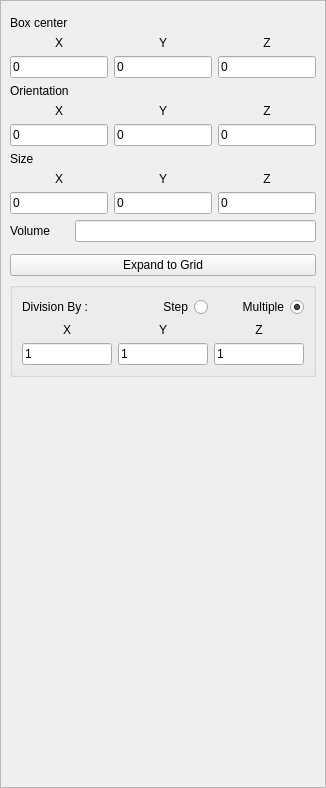
<?xml version="1.0" encoding="UTF-8"?>
<ui version="4.0">
 <class>PropertyBox</class>
 <widget class="QWidget" name="PropertyBox">
  <property name="geometry">
   <rect>
    <x>0</x>
    <y>0</y>
    <width>326</width>
    <height>788</height>
   </rect>
  </property>
  <property name="sizePolicy">
   <sizepolicy hsizetype="Preferred" vsizetype="Preferred">
    <horstretch>0</horstretch>
    <verstretch>0</verstretch>
   </sizepolicy>
  </property>
  <property name="maximumSize">
   <size>
    <width>600</width>
    <height>16777215</height>
   </size>
  </property>
  <property name="windowTitle">
   <string>Box properties</string>
  </property>
  <layout class="QGridLayout" name="gridLayout_5">
   <property name="leftMargin">
    <number>0</number>
   </property>
   <property name="topMargin">
    <number>0</number>
   </property>
   <property name="rightMargin">
    <number>0</number>
   </property>
   <property name="bottomMargin">
    <number>0</number>
   </property>
   <item row="0" column="0">
    <widget class="QScrollArea" name="scrollArea">
     <property name="horizontalScrollBarPolicy">
      <enum>Qt::ScrollBarAsNeeded</enum>
     </property>
     <property name="widgetResizable">
      <bool>true</bool>
     </property>
     <widget class="QWidget" name="scrollAreaWidgetContents">
      <property name="geometry">
       <rect>
        <x>0</x>
        <y>0</y>
        <width>324</width>
        <height>786</height>
       </rect>
      </property>
      <layout class="QGridLayout" name="gridLayout_4">
       <item row="11" column="0" colspan="3">
        <widget class="QPushButton" name="boxExpand">
         <property name="toolTip">
          <string>This feature divides a box into a grid. Use this if you want to split your scan export into smaller files.</string>
         </property>
         <property name="text">
          <string>Expand to Grid</string>
         </property>
         <property name="checkable">
          <bool>true</bool>
         </property>
        </widget>
       </item>
       <item row="4" column="0">
        <widget class="QLabel" name="OrientationLabel">
         <property name="text">
          <string>Orientation</string>
         </property>
        </widget>
       </item>
       <item row="1" column="0" colspan="3">
        <widget class="GenericPropertiesHead" name="genericPropsHeadWidget" native="true"/>
       </item>
       <item row="8" column="1" colspan="2">
        <widget class="QDoubleEdit" name="volumeLineEdit">
         <property name="enabled">
          <bool>true</bool>
         </property>
         <property name="readOnly">
          <bool>true</bool>
         </property>
        </widget>
       </item>
       <item row="5" column="0" colspan="3">
        <layout class="QHBoxLayout" name="SizeLayout_3">
         <item>
          <layout class="QVBoxLayout" name="XLayout_3">
           <item>
            <widget class="QLabel" name="XCenterLabel_2">
             <property name="text">
              <string>X</string>
             </property>
             <property name="alignment">
              <set>Qt::AlignCenter</set>
             </property>
            </widget>
           </item>
           <item>
            <widget class="QDoubleEdit" name="XOrientationInfield">
             <property name="enabled">
              <bool>true</bool>
             </property>
             <property name="inputMethodHints">
              <set>Qt::ImhNone</set>
             </property>
             <property name="inputMask">
              <string/>
             </property>
             <property name="text">
              <string>0</string>
             </property>
             <property name="frame">
              <bool>true</bool>
             </property>
             <property name="readOnly">
              <bool>false</bool>
             </property>
            </widget>
           </item>
          </layout>
         </item>
         <item>
          <layout class="QVBoxLayout" name="YLayout_3">
           <item>
            <widget class="QLabel" name="YCenterLabel_2">
             <property name="text">
              <string>Y</string>
             </property>
             <property name="alignment">
              <set>Qt::AlignCenter</set>
             </property>
            </widget>
           </item>
           <item>
            <widget class="QDoubleEdit" name="YOrientationInfield">
             <property name="enabled">
              <bool>true</bool>
             </property>
             <property name="text">
              <string>0</string>
             </property>
             <property name="frame">
              <bool>true</bool>
             </property>
             <property name="readOnly">
              <bool>false</bool>
             </property>
            </widget>
           </item>
          </layout>
         </item>
         <item>
          <layout class="QVBoxLayout" name="ZLayout_3">
           <item>
            <widget class="QLabel" name="ZCenterLabel_2">
             <property name="text">
              <string>Z</string>
             </property>
             <property name="alignment">
              <set>Qt::AlignCenter</set>
             </property>
            </widget>
           </item>
           <item>
            <widget class="QDoubleEdit" name="ZOrientationInfield">
             <property name="enabled">
              <bool>true</bool>
             </property>
             <property name="text">
              <string>0</string>
             </property>
             <property name="frame">
              <bool>true</bool>
             </property>
             <property name="readOnly">
              <bool>false</bool>
             </property>
            </widget>
           </item>
          </layout>
         </item>
        </layout>
       </item>
       <item row="2" column="0">
        <widget class="QLabel" name="BoxCenterLabel">
         <property name="sizePolicy">
          <sizepolicy hsizetype="Maximum" vsizetype="Preferred">
           <horstretch>0</horstretch>
           <verstretch>0</verstretch>
          </sizepolicy>
         </property>
         <property name="text">
          <string>Box center</string>
         </property>
        </widget>
       </item>
       <item row="6" column="0">
        <widget class="QLabel" name="SizeLabel">
         <property name="sizePolicy">
          <sizepolicy hsizetype="Maximum" vsizetype="Preferred">
           <horstretch>0</horstretch>
           <verstretch>0</verstretch>
          </sizepolicy>
         </property>
         <property name="text">
          <string>Size</string>
         </property>
        </widget>
       </item>
       <item row="8" column="0">
        <widget class="QLabel" name="label">
         <property name="text">
          <string>Volume</string>
         </property>
        </widget>
       </item>
       <item row="9" column="0" colspan="3">
        <widget class="SubPropertyClipping" name="subPropertyClipping" native="true"/>
       </item>
       <item row="3" column="0" colspan="3">
        <layout class="QHBoxLayout" name="SizeLayout_2">
         <item>
          <layout class="QVBoxLayout" name="XLayout_2">
           <item>
            <widget class="QLabel" name="XCenterLabel">
             <property name="text">
              <string>X</string>
             </property>
             <property name="alignment">
              <set>Qt::AlignCenter</set>
             </property>
            </widget>
           </item>
           <item>
            <widget class="QDoubleEdit" name="XCenterInfield">
             <property name="enabled">
              <bool>true</bool>
             </property>
             <property name="inputMethodHints">
              <set>Qt::ImhNone</set>
             </property>
             <property name="inputMask">
              <string/>
             </property>
             <property name="text">
              <string>0</string>
             </property>
             <property name="frame">
              <bool>true</bool>
             </property>
             <property name="readOnly">
              <bool>false</bool>
             </property>
            </widget>
           </item>
          </layout>
         </item>
         <item>
          <layout class="QVBoxLayout" name="YLayout_2">
           <item>
            <widget class="QLabel" name="YCenterLabel">
             <property name="text">
              <string>Y</string>
             </property>
             <property name="alignment">
              <set>Qt::AlignCenter</set>
             </property>
            </widget>
           </item>
           <item>
            <widget class="QDoubleEdit" name="YCenterInfield">
             <property name="enabled">
              <bool>true</bool>
             </property>
             <property name="text">
              <string>0</string>
             </property>
             <property name="frame">
              <bool>true</bool>
             </property>
             <property name="readOnly">
              <bool>false</bool>
             </property>
            </widget>
           </item>
          </layout>
         </item>
         <item>
          <layout class="QVBoxLayout" name="ZLayout_2">
           <item>
            <widget class="QLabel" name="ZCenterLabel">
             <property name="text">
              <string>Z</string>
             </property>
             <property name="alignment">
              <set>Qt::AlignCenter</set>
             </property>
            </widget>
           </item>
           <item>
            <widget class="QDoubleEdit" name="ZCenterInfield">
             <property name="enabled">
              <bool>true</bool>
             </property>
             <property name="text">
              <string>0</string>
             </property>
             <property name="frame">
              <bool>true</bool>
             </property>
             <property name="readOnly">
              <bool>false</bool>
             </property>
            </widget>
           </item>
          </layout>
         </item>
        </layout>
       </item>
       <item row="12" column="0" colspan="3">
        <widget class="QGroupBox" name="gridBox">
         <property name="enabled">
          <bool>true</bool>
         </property>
         <property name="title">
          <string/>
         </property>
         <layout class="QGridLayout" name="gridLayout_2">
          <item row="0" column="2">
           <widget class="QRadioButton" name="multipleModeRadioBtn">
            <property name="layoutDirection">
             <enum>Qt::RightToLeft</enum>
            </property>
            <property name="text">
             <string>Multiple</string>
            </property>
            <property name="checked">
             <bool>true</bool>
            </property>
           </widget>
          </item>
          <item row="2" column="0" colspan="3">
           <layout class="QHBoxLayout" name="SizeLayout_5">
            <item>
             <layout class="QVBoxLayout" name="XLayout_5">
              <item>
               <widget class="QLabel" name="XGridLabel">
                <property name="text">
                 <string>X</string>
                </property>
                <property name="alignment">
                 <set>Qt::AlignCenter</set>
                </property>
               </widget>
              </item>
              <item>
               <widget class="QDoubleEdit" name="XGridInfield">
                <property name="enabled">
                 <bool>true</bool>
                </property>
                <property name="text">
                 <string>1</string>
                </property>
                <property name="frame">
                 <bool>true</bool>
                </property>
                <property name="readOnly">
                 <bool>false</bool>
                </property>
               </widget>
              </item>
             </layout>
            </item>
            <item>
             <layout class="QVBoxLayout" name="YLayout_5">
              <item>
               <widget class="QLabel" name="YGridLabe">
                <property name="text">
                 <string>Y</string>
                </property>
                <property name="alignment">
                 <set>Qt::AlignCenter</set>
                </property>
               </widget>
              </item>
              <item>
               <widget class="QDoubleEdit" name="YGridInfield">
                <property name="enabled">
                 <bool>true</bool>
                </property>
                <property name="text">
                 <string>1</string>
                </property>
                <property name="frame">
                 <bool>true</bool>
                </property>
                <property name="readOnly">
                 <bool>false</bool>
                </property>
               </widget>
              </item>
             </layout>
            </item>
            <item>
             <layout class="QVBoxLayout" name="ZLayout_5">
              <item>
               <widget class="QLabel" name="ZGridLabel">
                <property name="text">
                 <string>Z</string>
                </property>
                <property name="alignment">
                 <set>Qt::AlignCenter</set>
                </property>
               </widget>
              </item>
              <item>
               <widget class="QDoubleEdit" name="ZGridInfield">
                <property name="enabled">
                 <bool>true</bool>
                </property>
                <property name="text">
                 <string>1</string>
                </property>
                <property name="frame">
                 <bool>true</bool>
                </property>
                <property name="readOnly">
                 <bool>false</bool>
                </property>
               </widget>
              </item>
             </layout>
            </item>
           </layout>
          </item>
          <item row="0" column="0">
           <widget class="QLabel" name="labelDivision">
            <property name="text">
             <string>Division By : </string>
            </property>
           </widget>
          </item>
          <item row="0" column="1">
           <widget class="QRadioButton" name="stepModeRadioBtn">
            <property name="layoutDirection">
             <enum>Qt::RightToLeft</enum>
            </property>
            <property name="text">
             <string>Step</string>
            </property>
           </widget>
          </item>
         </layout>
        </widget>
       </item>
       <item row="14" column="0" rowspan="2" colspan="3">
        <widget class="GenericPropertiesFeet" name="genericPropsFeetWidget" native="true"/>
       </item>
       <item row="7" column="0" colspan="3">
        <layout class="QHBoxLayout" name="SizeLayout_4">
         <item>
          <layout class="QVBoxLayout" name="XLayout_4">
           <item>
            <widget class="QLabel" name="XSizeLabel">
             <property name="text">
              <string>X</string>
             </property>
             <property name="alignment">
              <set>Qt::AlignCenter</set>
             </property>
            </widget>
           </item>
           <item>
            <widget class="QDoubleEdit" name="XSizeInfield">
             <property name="enabled">
              <bool>true</bool>
             </property>
             <property name="text">
              <string>0</string>
             </property>
             <property name="frame">
              <bool>true</bool>
             </property>
             <property name="readOnly">
              <bool>false</bool>
             </property>
            </widget>
           </item>
          </layout>
         </item>
         <item>
          <layout class="QVBoxLayout" name="YLayout_4">
           <item>
            <widget class="QLabel" name="YSizeLabel">
             <property name="text">
              <string>Y</string>
             </property>
             <property name="alignment">
              <set>Qt::AlignCenter</set>
             </property>
            </widget>
           </item>
           <item>
            <widget class="QDoubleEdit" name="YSizeInfield">
             <property name="enabled">
              <bool>true</bool>
             </property>
             <property name="text">
              <string>0</string>
             </property>
             <property name="frame">
              <bool>true</bool>
             </property>
             <property name="readOnly">
              <bool>false</bool>
             </property>
            </widget>
           </item>
          </layout>
         </item>
         <item>
          <layout class="QVBoxLayout" name="ZLayout_4">
           <item>
            <widget class="QLabel" name="ZSizeLabel">
             <property name="text">
              <string>Z</string>
             </property>
             <property name="alignment">
              <set>Qt::AlignCenter</set>
             </property>
            </widget>
           </item>
           <item>
            <widget class="QDoubleEdit" name="ZSizeInfield">
             <property name="enabled">
              <bool>true</bool>
             </property>
             <property name="text">
              <string>0</string>
             </property>
             <property name="frame">
              <bool>true</bool>
             </property>
             <property name="readOnly">
              <bool>false</bool>
             </property>
            </widget>
           </item>
          </layout>
         </item>
        </layout>
       </item>
       <item row="16" column="0">
        <spacer name="verticalSpacer_2">
         <property name="orientation">
          <enum>Qt::Vertical</enum>
         </property>
         <property name="sizeHint" stdset="0">
          <size>
           <width>0</width>
           <height>0</height>
          </size>
         </property>
        </spacer>
       </item>
      </layout>
     </widget>
    </widget>
   </item>
  </layout>
 </widget>
 <customwidgets>
  <customwidget>
   <class>GenericPropertiesHead</class>
   <extends>QWidget</extends>
   <header location="global">GenericPropertiesHead.h</header>
   <container>1</container>
  </customwidget>
  <customwidget>
   <class>GenericPropertiesFeet</class>
   <extends>QWidget</extends>
   <header>GenericPropertiesFeet.h</header>
   <container>1</container>
  </customwidget>
  <customwidget>
   <class>QDoubleEdit</class>
   <extends>QLineEdit</extends>
   <header>qdoubleedit.h</header>
  </customwidget>
  <customwidget>
   <class>SubPropertyClipping</class>
   <extends>QWidget</extends>
   <header>SubPropertyClipping.h</header>
   <container>1</container>
  </customwidget>
 </customwidgets>
 <tabstops>
  <tabstop>XCenterInfield</tabstop>
  <tabstop>YCenterInfield</tabstop>
  <tabstop>ZCenterInfield</tabstop>
  <tabstop>XOrientationInfield</tabstop>
  <tabstop>YOrientationInfield</tabstop>
  <tabstop>ZOrientationInfield</tabstop>
  <tabstop>XSizeInfield</tabstop>
  <tabstop>YSizeInfield</tabstop>
  <tabstop>ZSizeInfield</tabstop>
  <tabstop>stepModeRadioBtn</tabstop>
  <tabstop>multipleModeRadioBtn</tabstop>
  <tabstop>XGridInfield</tabstop>
  <tabstop>YGridInfield</tabstop>
  <tabstop>ZGridInfield</tabstop>
 </tabstops>
 <resources>
  <include location="../../../openscantools.qrc"/>
 </resources>
 <connections/>
</ui>
